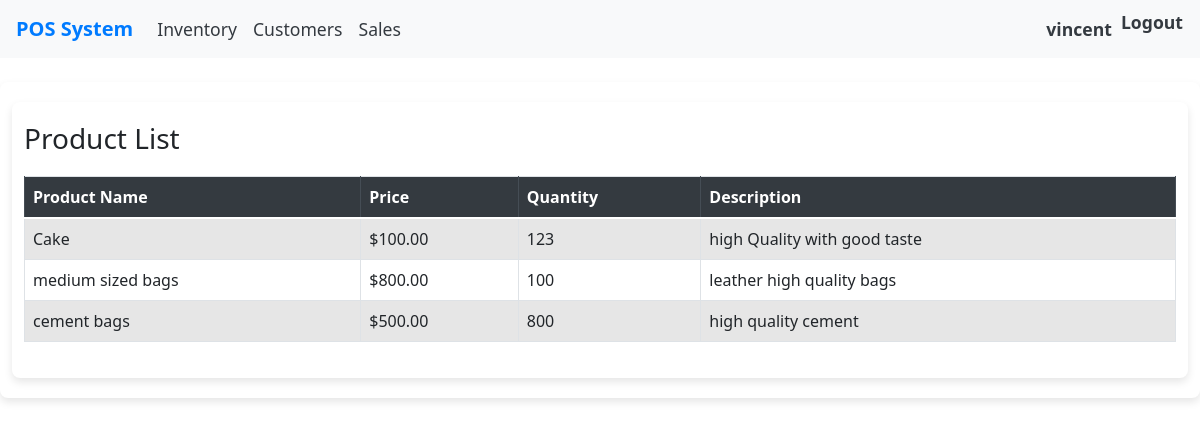
The page /inventory/ (signed in) on the database as committed earlier.
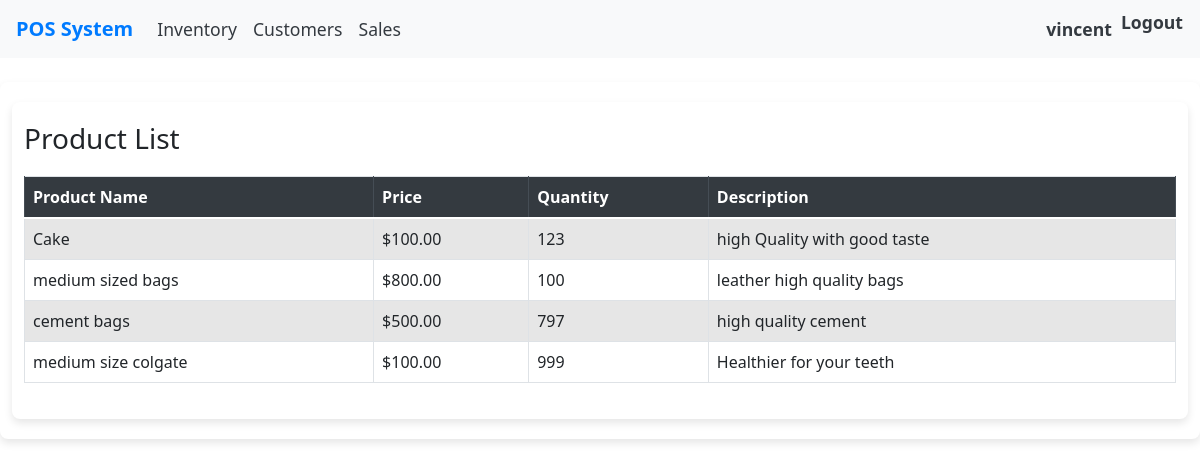
The same page on the database as committed later.
### inventory/models.py (models this page shows, shortened)
class Product(models.Model):
    name = models.CharField(max_length=255)
    price = models.DecimalField(max_digits=10, decimal_places=2)
    quantity = models.IntegerField(default=0)
    description = models.TextField()

### inventory/views.py (the view)
# urls.py: path('', views.product_list, name='inventory-list'),
@login_required
def product_list(request):
    products = Product.objects.all()
    return render(request, 'inventory/product_list.html', {'products': products})

### templates/inventory/product_list.html
{% extends 'base.html' %}
{% block content %}
<div class="container">
    <h2>Product List</h2>
    <table class="table table-bordered table-striped">
        <thead class="thead-dark">
            <tr>
                <th>Product Name</th>
                <th>Price</th>
                <th>Quantity</th>
                <th>Description</th>
            </tr>
        </thead>
        <tbody>
            {% for product in products %}
            <tr>
                <td>{{ product.name }}</td>
                <td>${{ product.price }}</td>
                <td>{{ product.quantity }}</td>
                <td>{{ product.description }}</td>
            </tr>
            {% endfor %}
        </tbody>
    </table>
</div>
{% endblock %}

Rows that differ between the two databases and show on the page:
changed Product "cement bags": quantity "800" → "797"
added Product: name "medium size colgate", price "100.00", quantity "999", description "Healthier for your teeth"
